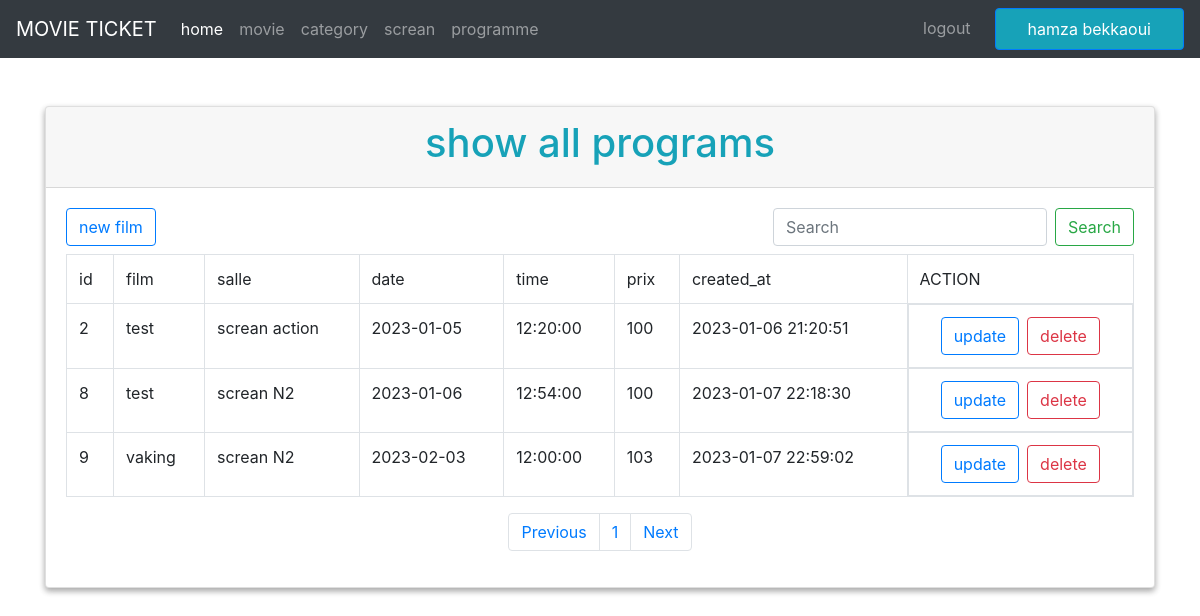
Page /admin/programme/show_all.php (signed in) on the committed database.
### tables this page shows
CREATE TABLE `programmes` (
  `id` bigint(20) UNSIGNED NOT NULL,
  `films_id` bigint(20) UNSIGNED NOT NULL,
  `salles_id` bigint(20) UNSIGNED NOT NULL,
  `date` date NOT NULL,
  `time` time NOT NULL,
  `prix` int(11) NOT NULL,
  `created_at` timestamp NULL DEFAULT current_timestamp(),
  `updated_at` timestamp NULL DEFAULT current_timestamp()
);

CREATE TABLE `films` (
  `id` bigint(20) UNSIGNED NOT NULL,
  `name` varchar(255) NOT NULL,
  `description` varchar(255) NOT NULL,
  `duree` varchar(255) NOT NULL,
  `anne` varchar(255) NOT NULL,
  `projection` tinyint(1) NOT NULL,
  `categories_id` bigint(20) UNSIGNED NOT NULL,
  `image` varchar(100) NOT NULL,
  `created_at` timestamp NULL DEFAULT NULL,
  `updated_at` timestamp NULL DEFAULT current_timestamp()
);

CREATE TABLE `salles` (
  `id` bigint(20) UNSIGNED NOT NULL,
  `name` varchar(255) NOT NULL,
  `place` int(11) NOT NULL,
  `created_at` timestamp NULL DEFAULT NULL,
  `updated_at` timestamp NULL DEFAULT current_timestamp()
);

### admin/programme/show_all.php (the view, shortened to what this page needs)
<?php
require('../../db/db.php');
$sql_f = "select * from films";
$all_films  = $connection->prepare($sql_f);
$all_films->execute();
$data_film = $all_films->fetchAll();
$sql_s = "select * from salles";
$all_salles  = $connection->prepare($sql_s);
$all_salles->execute();
$data_salle = $all_salles->fetchAll();
$items_per_page = 3;
$total_items_query = $connection->prepare("SELECT COUNT(*) as total FROM programmes");
$total_items_query->execute();
$total_items = $total_items_query->fetchColumn();
$total_pages = ceil($total_items / $items_per_page);
if (isset($_GET['page'])) {
    $current_page = $_GET['page'];
} else {
    $current_page = 1;
}
$offset = ($current_page - 1) * $items_per_page;
$query = $connection->prepare("SELECT * FROM programmes LIMIT $items_per_page OFFSET $offset");
$query->execute();
$data = $query->fetchAll(PDO::FETCH_ASSOC);
function displayArrayAsTable($array)
{
    global $total_pages, $data_film, $data_salle;
    echo '<div class="container mt-5 mb-5">';
    echo '<div class="row">';
    echo '<div class="col-md-12">';
    echo  '<div class="card box_shadow">';
    echo '<div class="card-header">';
    echo  '<h1 class="text-center text-info">show all programs</h1>';
    echo '</div>';
    echo '<div class="card-body">';
    echo '<nav class="d-flex justify-content-between mb-2">
    <a class="btn btn-outline-primary" href="add_programme.php" type="button" >new film</a>
    <form class="form-inline">
  <input class="form-control mr-sm-2" type="search" placeholder="Search" aria-label="Search">
  <button class="btn btn-outline-success my-2 my-sm-0" type="submit">Search</button>
  </form>
  </nav>';
?>
    <?php
    echo '<table class="table table-bordered  table-hover">';
    foreach ($array as $row) {
        echo '<tr>';
        foreach ($row as $key => $value) {
            if ($key == "updated_at") {
                continue;
            }
            if ($key == "films_id") {
                echo '<td>' . 'film' . '</td>';
                continue;
            }
            if ($key == "salles_id") {
                echo '<td>' . 'salle' . '</td>';
                continue;
            }
            echo '<td>' . $key . '</td>';
        }
        echo '<td>ACTION</td>';
        break;
    }
    foreach ($array as $data) {
        echo '<tr>';
        $id = $data['id'];
        $films_id = $data['films_id'];
        $salles_id = $data['salles_id'];
        $date = $data['date'];
        $time = $data['time'];
        $prix = $data['prix'];
        $created_at = $data['created_at'];
        echo '<td>' . $id . '</td>';
        foreach ($data_film as $film) {
            if ($film['id'] == $films_id) {
                echo '<td>' . $film['name'] . '</td>';
            }
        }
        foreach ($data_salle as $salle) {
            if ($salle['id'] == $salles_id) {
                echo '<td>' . $salle['name'] . '</td>';
            }
        }
        echo '<td>' . $date . '</td>';
        echo '<td>' . $time . '</td>';
        echo '<td>' . $prix . '</td>';
        echo '<td>' . $created_at . '</td>';
        echo "<td class='d-flex justify-content-center'>
         <a  class='btn btn-outline-primary update-button' href='update_programme.php?id=$id'>update</a>
         <a  class='btn btn-outline-danger delete-button ml-2' href='delete_programme.php?id=$id' >delete</a>
         </td>";
        echo '</tr>';
    }
    echo '</div></div></div></table>';
    ?>
    <nav aria-label="Page navigation example">
        <ul class="pagination justify-content-center">
            <li class="page-item">
                <a class="page-link" href='?page=<?php if (isset($_GET['page']) and $_GET['page'] != 1) {
                                                        echo  $_GET['page'] - 1;
                                                    } else {
                                                        echo 1;
                                                    } ?>'>Previous</a>
            </li>
            <?php for ($i = 1; $i <= $total_pages; $i++) { ?>
                <li class="page-item"><a class="page-link" href='?page=<?php echo $i; ?>'><?php echo $i; ?></a></li>
            <?php  } ?>
            <li class="page-item">
                <a class="page-link" href='?page=<?php if (isset($_GET['page']) and $_GET['page'] != $total_pages) {
                                                        echo  $_GET['page'] + 1;
                                                    } else {
                                                        echo $total_pages;
                                                    }  ?>'>Next</a>
            </li>
        </ul>
    </nav>
<?php
    echo '</div>';
}
?>
<!DOCTYPE html>
<html lang="en">
<head>
    <link rel="stylesheet" href="../../css/bootstrap.min.css">
</head>
<bod>
    <?php
    require('../navBar/navBar.php');
    ?>
    <?php
    displayArrayAsTable($data);
    ?>
</bod>
</html>

### admin/programme/show_all.php (style rules this page uses)
.box_shadow { box-shadow: rgba(0, 0, 0, 0.16) 0px 3px 6px, rgba(0, 0, 0, 0.23) 0px 3px 6px; }

### rows in the picture
programmes: key "id", key "date", key "time", key "prix", key "created_at", id "2", date "2023-01-05", time "12:20:00", prix "100", created_at "2023-01-06 21:20:51"
films: name "test"
salles: name "screan action"
programmes: id "8", date "2023-01-06", time "12:54:00", prix "100", created_at "2023-01-07 22:18:30"
films: name "test"
salles: name "screan N2"
programmes: id "9", date "2023-02-03", time "12:00:00", prix "103", created_at "2023-01-07 22:59:02"
films: name "vaking"

### other values in the picture
$_SESSION['admin_logged_in_name'] "hamza bekkaoui"
